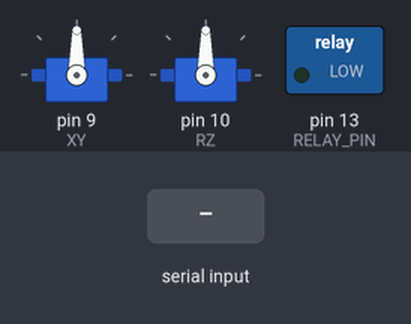
Simulated run of this sketch. Board: Arduino Uno, built with avr-gcc and run on an emulated ATmega328P. Shown: 2 × servo, switched loads named in the sketch (green lamp = pin HIGH). Inputs (shaded band) come from the test bench.

Above: at 1.2 s.
1.3 s: "," received over Serial
At 2.5 s:
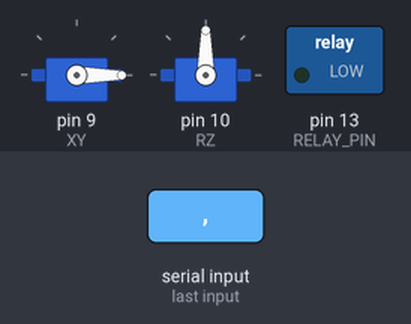
2.8 s: "." received over Serial
At 3.7 s:
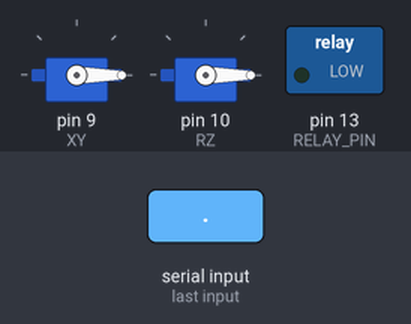
4.3 s: "90,45\n" received over Serial
At 4.8 s:
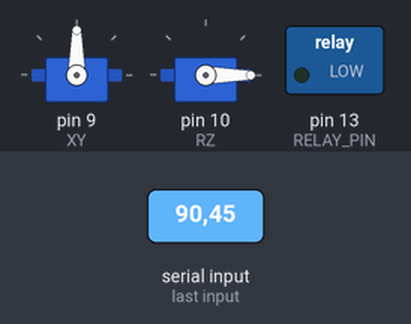
5.8 s: "30,150\n" received over Serial
At 7.0 s:
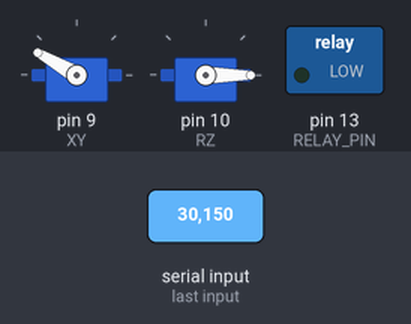
7.3 s: "H90\n" received over Serial
At 8.3 s:
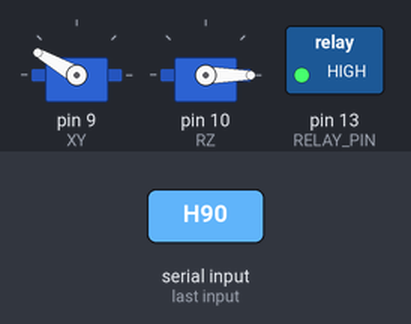
8.8 s: "L90\n" received over Serial
At 9.5 s:
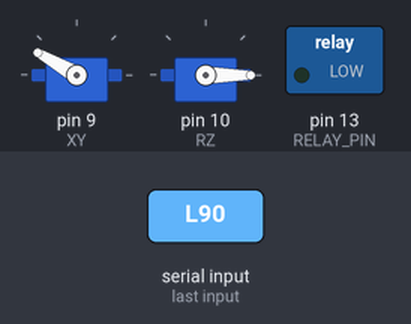
Timing chart, 0 to 11.3 s (numbered marks = the images above; inputs shaded):
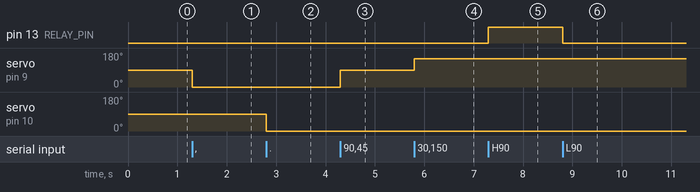

The sketch:

Servo.ino
```cpp
#include <Servo.h>

#define MIN_ANGLE_XY 0
#define MAX_ANGLE_XY 150

#define MIN_ANGLE_RZ 0
#define MAX_ANGLE_RZ 150

#define RELAY_PIN 13

Servo XY;
Servo RZ;
int incomingByte;
int temp, angle_xy, angle_rz;

void setup()
{
    XY.attach(9, 544, 2400);
    RZ.attach(10, 544, 2400);
    pinMode(RELAY_PIN, OUTPUT);
    temp = 0;
    Serial.begin(115200);
}

/* XY, RZ. ON : H OFF : L */
void loop()
{
    if(Serial.available() > 0)
    {
        incomingByte = Serial.read();

        if(incomingByte == ',')
        {
            angle_xy = temp;
            if(angle_xy > MAX_ANGLE_XY)
              angle_xy = MAX_ANGLE_XY;
            if(angle_xy < MIN_ANGLE_XY)
              angle_xy = MIN_ANGLE_XY;
            XY.write(angle_xy);
            temp = 0;
        }

        else if(incomingByte == '.')
        {
            angle_rz = temp;
            if(angle_rz > MAX_ANGLE_RZ)
                angle_rz = MAX_ANGLE_RZ;
            if(angle_rz < MIN_ANGLE_RZ)
                angle_rz = MIN_ANGLE_RZ;
            RZ.write(angle_rz);
            temp = 0;
        }

        else if(incomingByte == 'H')
            digitalWrite(RELAY_PIN, HIGH);

        else if(incomingByte == 'L')
            digitalWrite(RELAY_PIN, LOW);

        else if('0' <= incomingByte && incomingByte <= '9')
        {
          temp *= 10;
          temp += incomingByte - '0';
        }
    }
}
```

Measured:
- after the input at 1.3 s, servo on pin 9 (XY): 90° → 0° at once
- after the input at 2.8 s, servo on pin 10 (RZ): 90° → 0° at once
- after the input at 4.3 s, servo on pin 9 (XY): 0° → 90° at once
- after the input at 5.8 s, servo on pin 9 (XY): 90° → 150° at once
- after the input at 7.3 s, pin 13 (RELAY_PIN): LOW → HIGH at once
- after the input at 8.8 s, pin 13 (RELAY_PIN): HIGH → LOW at once
